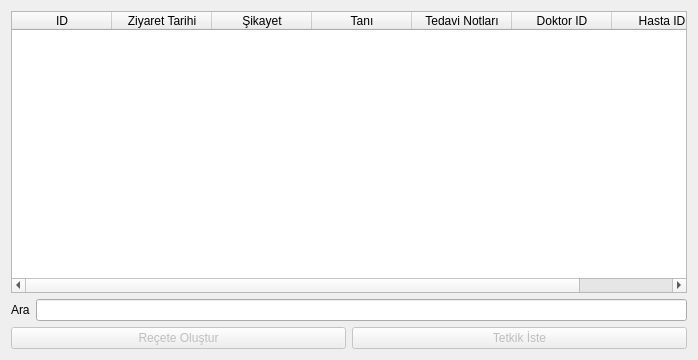
<?xml version="1.0" encoding="UTF-8"?>
<ui version="4.0">
 <class>ziyaretliste</class>
 <widget class="QDialog" name="ziyaretliste">
  <property name="geometry">
   <rect>
    <x>0</x>
    <y>0</y>
    <width>698</width>
    <height>360</height>
   </rect>
  </property>
  <property name="windowTitle">
   <string>Ziyaretler</string>
  </property>
  <layout class="QGridLayout" name="gridLayout">
   <item row="0" column="0" colspan="2">
    <widget class="QTableWidget" name="tableWidget">
     <column>
      <property name="text">
       <string>ID</string>
      </property>
     </column>
     <column>
      <property name="text">
       <string>Ziyaret Tarihi</string>
      </property>
     </column>
     <column>
      <property name="text">
       <string>Şikayet</string>
      </property>
     </column>
     <column>
      <property name="text">
       <string>Tanı</string>
      </property>
     </column>
     <column>
      <property name="text">
       <string>Tedavi Notları</string>
      </property>
     </column>
     <column>
      <property name="text">
       <string>Doktor ID</string>
      </property>
     </column>
     <column>
      <property name="text">
       <string>Hasta ID</string>
      </property>
     </column>
    </widget>
   </item>
   <item row="2" column="0">
    <widget class="QPushButton" name="btnReceteOlustur">
     <property name="enabled">
      <bool>false</bool>
     </property>
     <property name="text">
      <string>Reçete Oluştur</string>
     </property>
    </widget>
   </item>
   <item row="2" column="1">
    <widget class="QPushButton" name="btnTetkikIste">
     <property name="enabled">
      <bool>false</bool>
     </property>
     <property name="text">
      <string>Tetkik İste</string>
     </property>
    </widget>
   </item>
   <item row="1" column="0" colspan="2">
    <layout class="QHBoxLayout" name="horizontalLayout_2">
     <item>
      <widget class="QLabel" name="lblAra">
       <property name="text">
        <string>Ara</string>
       </property>
      </widget>
     </item>
     <item>
      <widget class="QLineEdit" name="leAra"/>
     </item>
    </layout>
   </item>
  </layout>
 </widget>
 <resources/>
 <connections/>
</ui>
